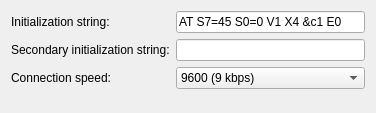
<ui version="4.0" >
 <class>Serial</class>
 <widget class="QWidget" name="Serial" >
  <property name="geometry" >
   <rect>
    <x>0</x>
    <y>0</y>
    <width>376</width>
    <height>113</height>
   </rect>
  </property>
  <property name="windowTitle" >
   <string>Form</string>
  </property>
  <layout class="QGridLayout" >
   <item row="0" column="0" >
    <layout class="QVBoxLayout" >
     <item>
      <widget class="QLabel" name="textLabel2_2" >
       <property name="text" >
        <string>Initialization string:</string>
       </property>
       <property name="wordWrap" >
        <bool>false</bool>
       </property>
      </widget>
     </item>
     <item>
      <widget class="QLabel" name="textLabel3" >
       <property name="text" >
        <string>Secondary initialization string:</string>
       </property>
       <property name="wordWrap" >
        <bool>false</bool>
       </property>
      </widget>
     </item>
     <item>
      <widget class="QLabel" name="textLabel4_2" >
       <property name="text" >
        <string>Connection speed:</string>
       </property>
       <property name="wordWrap" >
        <bool>false</bool>
       </property>
      </widget>
     </item>
    </layout>
   </item>
   <item row="0" column="1" >
    <layout class="QVBoxLayout" >
     <item>
      <widget class="KLineEdit" name="kcfg_at_initString" >
       <property name="text" >
        <string>AT S7=45 S0=0 V1 X4 &amp;c1 E0</string>
       </property>
      </widget>
     </item>
     <item>
      <widget class="KLineEdit" name="kcfg_at_initString2" />
     </item>
     <item>
      <widget class="KComboBox" name="kcfg_at_baudrate" >
       <property name="currentItem" stdset="0" >
        <number>3</number>
       </property>
       <item>
        <property name="text" >
         <string>9600 (9 kbps)</string>
        </property>
       </item>
       <item>
        <property name="text" >
         <string>38400 (38 kbps)</string>
        </property>
       </item>
       <item>
        <property name="text" >
         <string>57600 (56kbps)</string>
        </property>
       </item>
       <item>
        <property name="text" >
         <string>115200 (115 kbps)</string>
        </property>
       </item>
       <item>
        <property name="text" >
         <string>230400 (203 kbps)</string>
        </property>
       </item>
      </widget>
     </item>
    </layout>
   </item>
   <item row="1" column="0" colspan="2" >
    <spacer>
     <property name="orientation" >
      <enum>Qt::Vertical</enum>
     </property>
     <property name="sizeHint" >
      <size>
       <width>171</width>
       <height>40</height>
      </size>
     </property>
    </spacer>
   </item>
  </layout>
 </widget>
 <customwidgets>
  <customwidget>
   <class>KComboBox</class>
   <extends>QComboBox</extends>
   <header>kcombobox.h</header>
  </customwidget>
  <customwidget>
   <class>KLineEdit</class>
   <extends>QLineEdit</extends>
   <header>klineedit.h</header>
  </customwidget>
 </customwidgets>
 <resources/>
 <connections/>
</ui>
